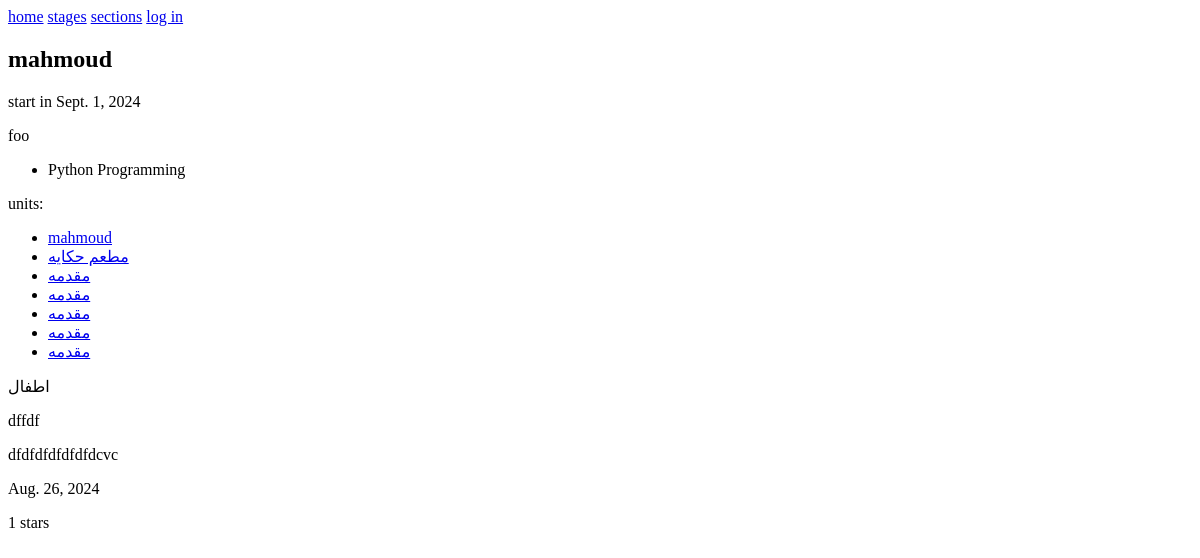
/course/1/detail, run on an earlier commit of the app's database.
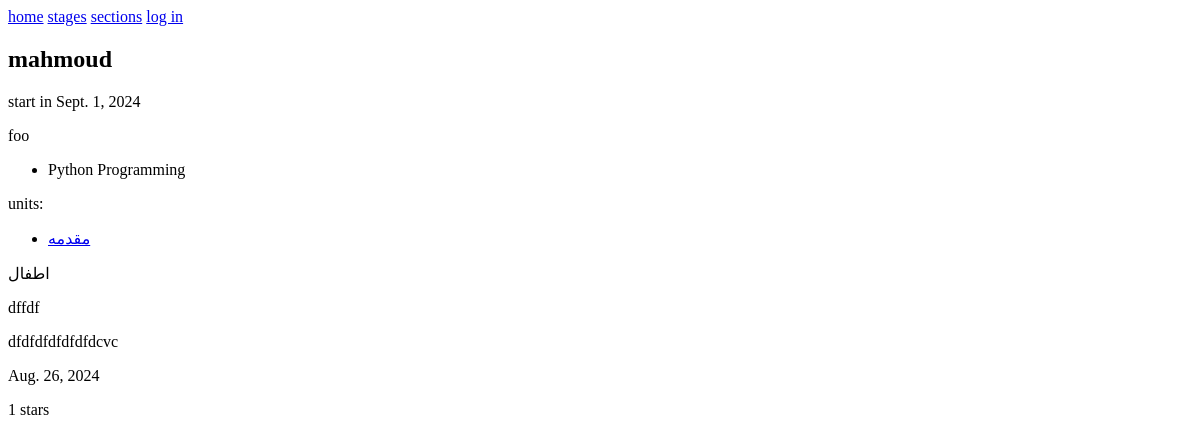
And on a later commit of the database.
### coursation/models.py (models this page shows, shortened)
class Course(models.Model):
    name = models.CharField(max_length=20)
    start_date = models.DateField()
    stage = models.ForeignKey(to='Stage', on_delete=models.PROTECT)
    skill = models.ManyToManyField(to='Skills')
    duration = models.CharField(max_length=20)
    teacher = models.ForeignKey(to='Techer', on_delete=models.PROTECT, null=True)
    student = models.ManyToManyField(to='Student', null=True)
    about = models.TextField()
    cirtification = models.FileField(upload_to=certificate_upload_path, null=True)
    create_date = models.DateField(auto_now_add=True)
    review = models.IntegerField(default=0,choices=[(1,1),(2,2),(3,3),(4,4),(5,5)], null=True)
    def is_started(self):
        if self.start_date > datetime.datetime.now().date():
            return False
        return True

class Techer(models.Model):
    user = models.OneToOneField(User, on_delete=models.CASCADE)
    activation = models.BooleanField(default=False)
    acceptation = models.BooleanField(default=False)
    cv = models.FileField(upload_to=cv_upload_path,blank=False, null=True, help_text='upload a cv in pdf format')
    demo = models.FileField(upload_to=demo_upload_path, null=True, help_text='upload a short video in mp4 format to intrduse your self and of your shar7')
    period = models.DateField(null=True)
    lessons = models.CharField(max_length=20, null=True)
    def __str__(self) -> str:
        return self.user.username

class User(AbstractUser):
    phone = models.CharField(verbose_name='phone', max_length=11)
    age = models.PositiveSmallIntegerField(null=True)
    stage = models.ForeignKey(to='Stage', on_delete=models.PROTECT, null=True, help_text='choose the stage you want to learn thim')
    exams = models.CharField(max_length=20, null=True)
    section = models.ForeignKey(to='Section', on_delete=models.PROTECT, null=True, help_text='choose your subject')
    rating = models.CharField(max_length=5, null=True)

class Skills(models.Model):
    name = models.CharField(max_length=20)
    def __str__(self) -> str:
        return self.name

class Unit(models.Model):
    name = models.CharField(max_length=20)
    goal = models.TextField()
    course = models.ForeignKey(to='Course', on_delete=models.CASCADE)

class Stage(models.Model):
    age_start = models.PositiveSmallIntegerField(choices=age_choises())
    age_end = models.PositiveSmallIntegerField(choices=age_choises())
    name = models.CharField(max_length=20)
    def __str__(self) -> str:
        return self.name

### coursation/views.py (the view)
# urls.py: path('course/<int:pk>/detail', views.Course_detail_view.as_view(), name='course_detail'),
class Course_detail_view(generic.DetailView):
    model = Course
    template_name = 'course_detail.html'
    context_object_name = 'course'

### coursation/templates/course_detail.html (shortened to what this page needs)
{% extends 'layout.html' %}
{% block body %}
    <h2>{{course.name}}</h2>
    {% if course.is_started %}
        {% if user.is_authenticated %}
            {% if user.student %}
                <a href="{% url 'student_enroll' course.id %}">enroll</a>
            {% endif %}
        {% endif %}
    {% else %}
        <p>start in {{ course.start_date }}</p>
    {% endif %}
    <p>{{course.teacher}}</p>
    <ul>
        {% for skill in course.skill.all %}
            <li>{{skill}}</li>
        {% endfor %}
    </ul>
    <p>units:</p>
    <ul>
        {% for unit in course.unit_set.all %}
            <li><a href="{% url 'unit_detail' unit.id %}">{{unit.name}}</a></li>
        {% endfor %}
    </ul>
    <p>{{course.stage}}</p>
    <p>{{course.duration}}</p>
    <p>{{course.about}}</p>
    <p>{{course.create_date}}</p>
    <p>{{course.review}} stars</p>
{% endblock %}

### coursation/templates/layout.html (shortened to what this page needs)
<!DOCTYPE html>
<html lang="en">
<head>
</head>
<body>
    <nav>
        <a href="{% url 'index' %}">home</a>
        <a href="{% url 'stage_list' %}">stages</a>
        <a href="{% url 'section_list' %}">sections</a>
        {% if user.is_authenticated %}
            <a href="{% url 'logout' %}">log out</a>
        {% else %}
            <a href="{% url 'login' %}">log in</a>
        {% endif %}
    </nav>
    {% block body %}
    {% endblock %}
</body>
</html>

What changed in the data, as far as the page shows it:
removed Unit: name "mahmoud"
removed Unit: name "مطعم حكايه"
removed Unit: name "مقدمه"
removed Unit: name "مقدمه"
removed Unit: name "مقدمه"
removed Unit: name "مقدمه"
